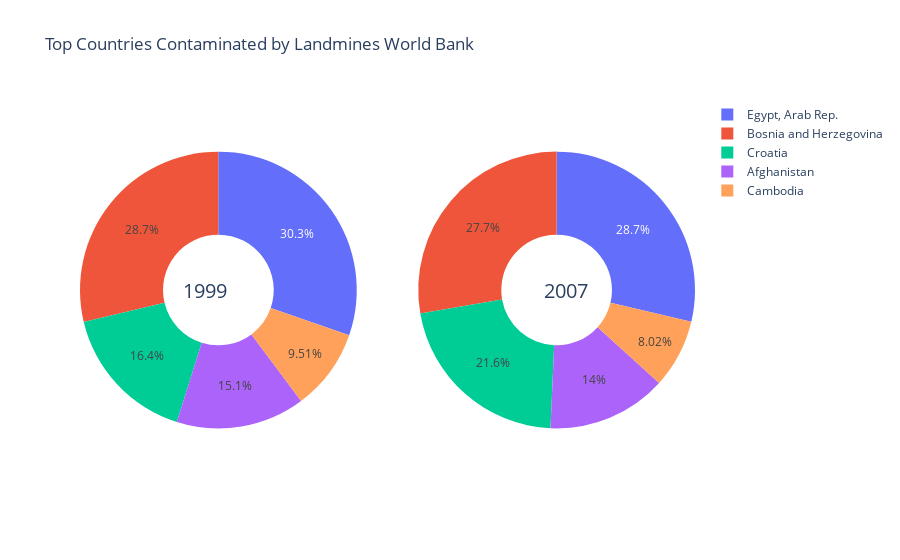

The cell this chart's notebook holds for it:
### Code cell
import plotly.graph_objects as go
from plotly.subplots import make_subplots


fig = make_subplots(rows= 1, cols= 2, specs=[[{'type':'domain'}, {'type':'domain'}]])

fig.add_trace(go.Pie(labels= columns_to_use, values= data.iloc[0, 1:], name= 'Landmine Area in 1999'), 1 , 1)

fig.add_trace(go.Pie(labels= columns_to_use, values= data.iloc[8, 1:], name= 'Landmine Area in 2007'), 1 , 2)

fig.update_traces(hole= .4)

fig.update_layout (
    title_text= 'Top Countries Contaminated by Landmines World Bank',
    annotations= [ 
        dict(text= '1999', x= 0.165, y= 0.5, font_size=20, showarrow= False),
        dict(text= '2007', x= 0.83, y= 0.5, font_size=20, showarrow= False)
    ]


)

### Figure 1 — Plotly figure (JSON) as saved in the notebook; plotly's stock layout.template omitted (floating-point values rounded to 4 significant figures)
{"data": [{"domain": {"x": [0, 0.45], "y": [0, 1]}, "hole": 0.4, "labels": ["Afghanistan", "Bosnia and Herzegovina", "Cambodia", "Croatia", "Egypt, Arab Rep.", "World"], "name": "Landmine Area in 1999", "type": "pie", "values": [2455.0, 4685.0, 1551.0, 2680, 4943.0]}, {"domain": {"x": [0.55, 1], "y": [0, 1]}, "hole": 0.4, "labels": ["Afghanistan", "Bosnia and Herzegovina", "Cambodia", "Croatia", "Egypt, Arab Rep.", "World"], "name": "Landmine Area in 2007", "type": "pie", "values": [1738, 3446, 997, 2680, 3566.0]}], "layout": {"annotations": [{"font": {"size": 20}, "showarrow": false, "text": "1999", "x": 0.165, "y": 0.5}, {"font": {"size": 20}, "showarrow": false, "text": "2007", "x": 0.83, "y": 0.5}], "title": {"text": "Top Countries Contaminated by Landmines World Bank"}}}
